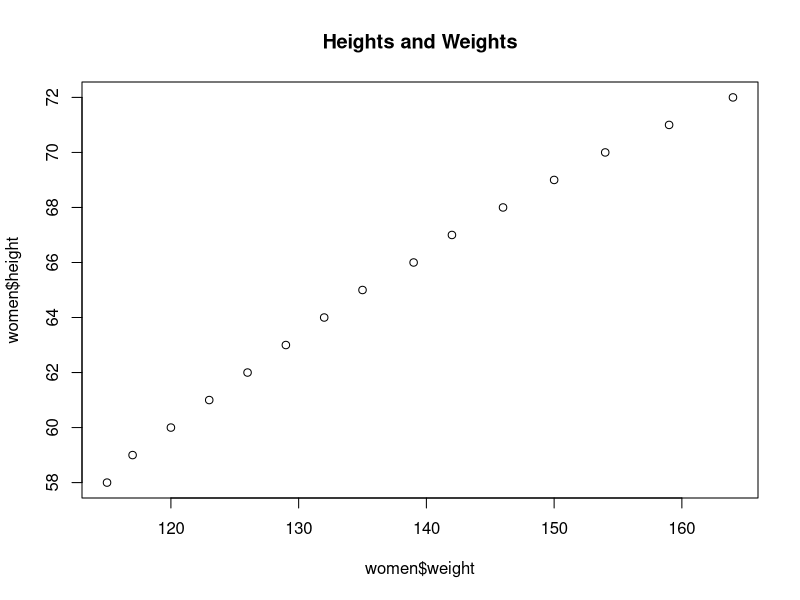

Here is the R script that generated this plot: (Note: this script raises an error after producing the figure.)
# Plot height and weight of the "women" dataset. Make the title "Heights and Weights"
women
plot(women$weight, women$height, main = "Heights and Weights")


# variable scandinavia_data contains the beard lengths of scandinavian male population
set.seed(11225)
first_sample <- sample(scandinavia_data, size = 100)
mean(first_sample)


# Make a contingency table of tobacco consumption and education
table(smoking$tobacco, smoking$student)


# What percentage of high school students smoke 0-9g of tobacco?
st
# round(17/(17+16+11), digit = 3)
38.6

# Of the students who smoke the most, what percentage are in university?
# round(15/(11+15), digit = 3)
57.7


# Calculate the correlation between var1 and var2
cor(var1, var2)


# predicted values of y according to line 1
y1 <- c(1, 2, 3, 4, 5, 6, 7, 8, 9, 10)

# predicted values of y according to line 2
y2 <- c(2, 3, 4, 5, 6, 7, 8, 9, 10, 11)

# actual values of y
y <- c(3, 2, 1, 4, 5, 10, 8, 7, 6, 9) 

# calculate the squared error of line 1
sum((y1-y)^2)

# calculate the squared error of line 2
sum((y2-y)^2)


# What is the risk taking level of a person with an extraversion level of 7?

26.1


# Our data
money <- c(1,2,3,4,5,6,7,8,9,10)
prosocial <- c(3, 2, 1, 4, 5, 10, 8, 7, 6,9)
# Find the regression coefficients
lm(prosocial~money)


# Your plot
plot(money, prosocial, xlab = "Money", ylab = "Prosocial Behavior")
# Store your regression coefficients in a variable called "line"
line <- lm(prosocial~money)
# Use "line" to tell abline() to make a line on your graph
abline(line)


# Your plot
plot(money, prosocial, xlab = "Money", ylab = "Prosocial Behavior")
# Your regression line
line <- lm(prosocial ~ money)
abline(line)
# Add a line that shows the mean of the dependent variable
abline(mean(prosocial), 0)


# Calculate the R squared of prosocial and money
cor(money, prosocial)^2



# your data
money <- c(4, 3, 2, 2, 8, 1, 1, 2, 3, 4, 5, 6, 7, 9, 9, 8, 12)
education <- c(3, 4, 6, 9, 3, 3, 1, 2, 1, 4, 5, 7, 10, 8, 7, 6, 9)

# calculate the correlation between X and Y
cor(money, education)

# save regression coefficients as object "line"
line <- lm(money~education)

# print the regression coefficients
line

# plot Y and X
plot(education, money, main = "My Scatterplot")


# add the regression line
abline(line)



# Percentage of people with high money that are university educated
td
round(5/(1+5), digit = 3)
83.3

# Percentage of people with low money that are high schol educated
round(8/(8+3), digit = 3)
72.7

# What kind of education is linked to more money?
"university"
